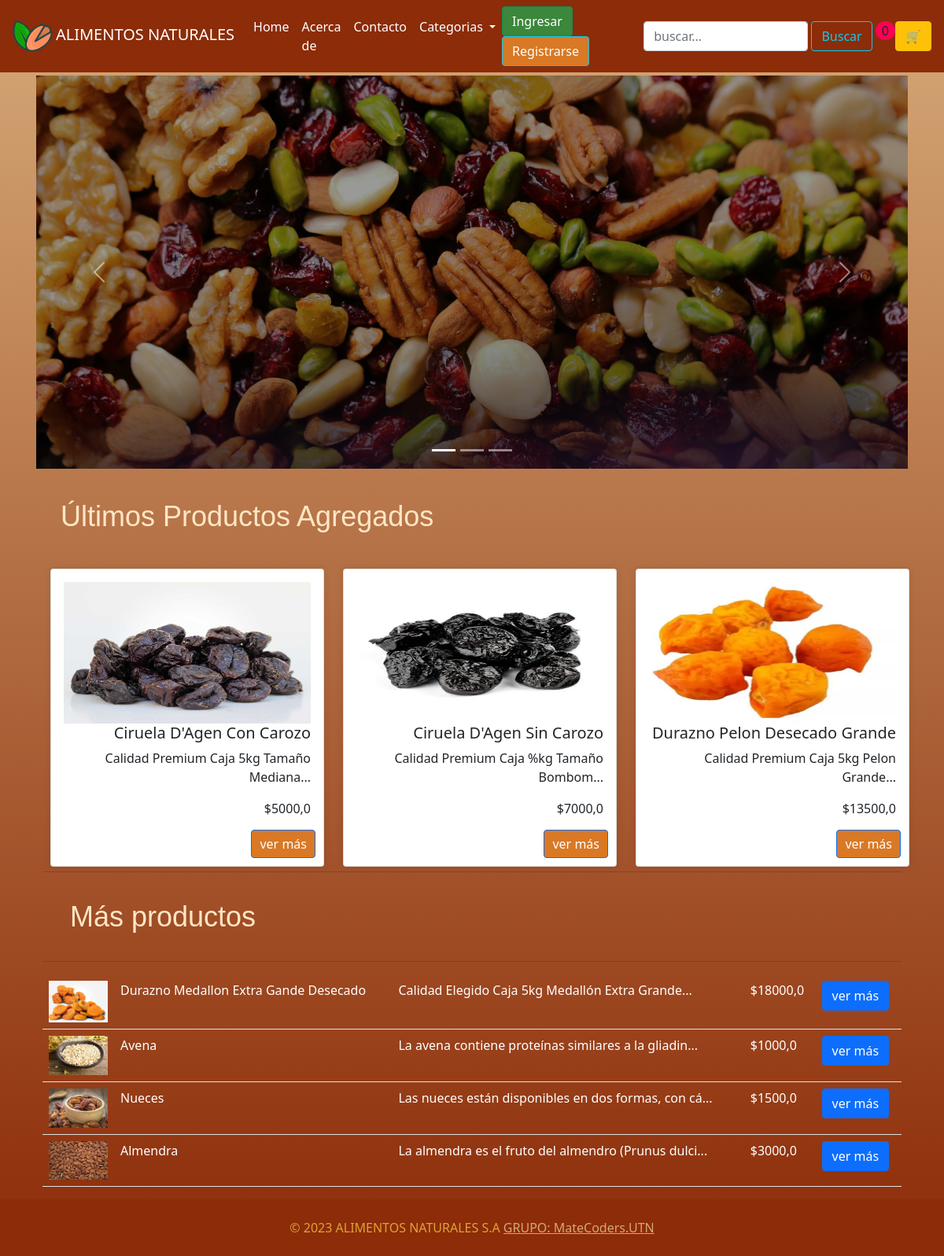
Before: / with the older database file.
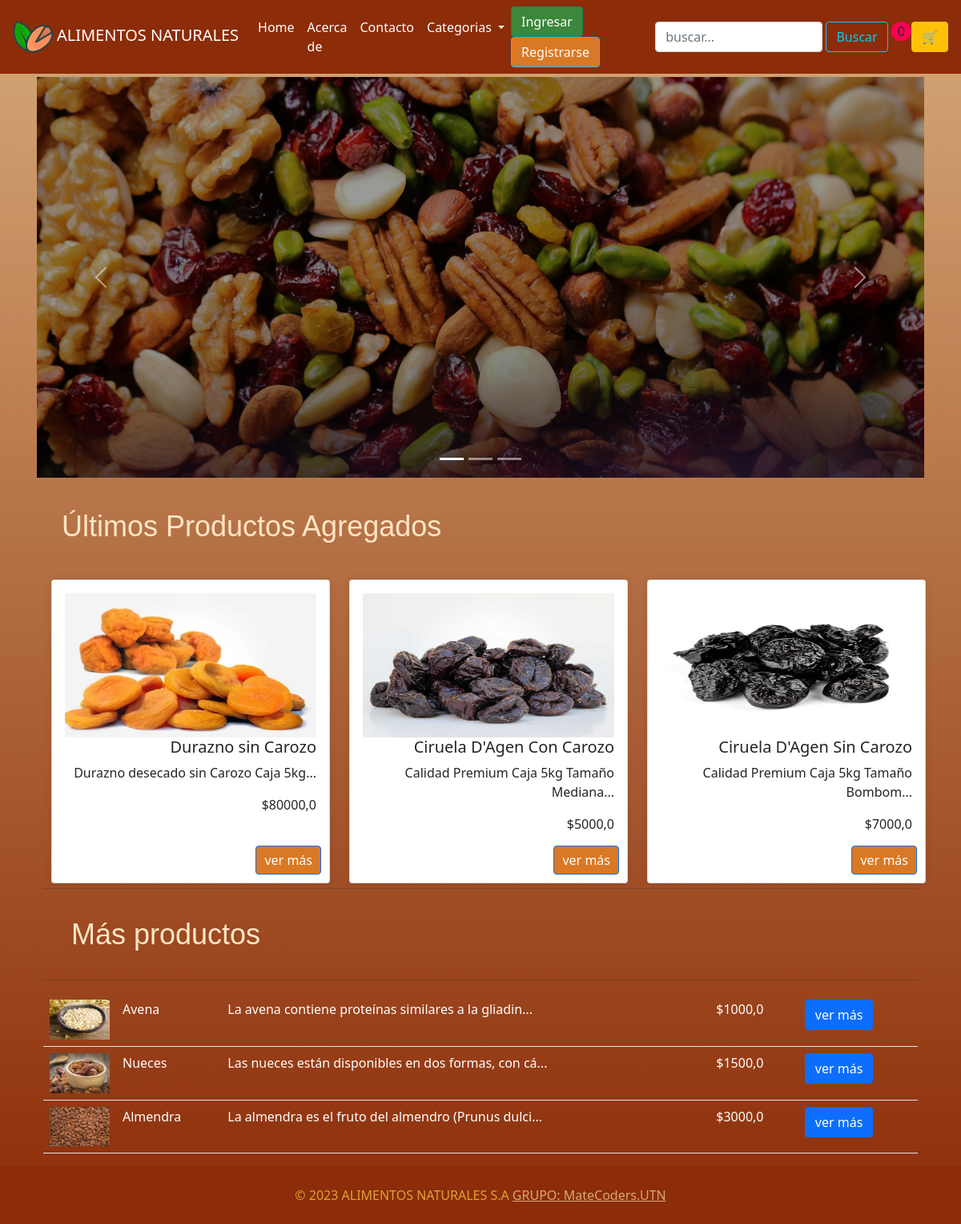
After: the same page with the newer database file.
### TIENDA/models.py (models this page shows, shortened)
class Producto(models.Model):
    titulo = models.CharField(max_length=100)
    imagen = models.FileField(upload_to= "imagenes", null = True )
    descripcion = models.TextField(max_length=1000)
    precio = models.FloatField()
    categoria = models.ForeignKey(Categoria,on_delete=models.CASCADE, related_name='categoria_producto')
    fecha = models.DateTimeField(auto_now_add=True)

### TIENDA/views.py (the view)
# urls.py: path('', views.home, name = 'home'),
def home(request):
    if "carrito" not in request.session:
            request.session["carrito"] = []
    nuevos = Producto.objects.all().order_by('-fecha')[:3]
    productos = Producto.objects.all().order_by('-fecha')[3:10]
    return render(request, 'tienda/index.html', {
        'productos': productos,
        'nuevos': nuevos,
        'carrito': request.session["carrito"]
    })

### TIENDA/context_processor.py (called while the page is built)
def extras(request):
    if "carrito" not in request.session:
        request.session["carrito"] = []
    cantidad_productos = len(request.session['carrito'])
    return({'categoria': Categoria.objects.all(),
            'cantidad_productos': cantidad_productos,
            })

### TIENDA/models.py (called while the page is built)
    def __str__(self) -> str:
        return f'{self.titulo}'

### TIENDA/templates/tienda/index.html (shortened to what this page needs)
{% extends 'tienda/layout.html' %}
{% load static %}
{% block content %}
<div id="carouselExampleIndicators" class="carousel slide p-1" data-bs-ride="carousel">
  <div class="carousel-indicators">
    <button class="active" type="button" data-bs-target="#carouselExampleIndicators" data-bs-slide-to="0" aria-label="Slide 1" aria-current="true"></button>
    <button type="button" data-bs-target="#carouselExampleIndicators" data-bs-slide-to="1" aria-label="Slide 2"></button>
    <button type="button" data-bs-target="#carouselExampleIndicators" data-bs-slide-to="2" aria-label="Slide 3"></button>
  </div>
  <div class="carousel-inner">
    <div class="carousel-item d-item active">
      <img src="{% static 'media/img/fondonueces1.png' %}" class="d-block w-100 d-img" alt="...">
    </div>
  </div>
  <button class="carousel-control-prev" type="button" data-bs-target="#carouselExampleIndicators" data-bs-slide="prev">
    <span class="carousel-control-prev-icon" aria-hidden="true"></span>
  </button>
  <button class="carousel-control-next" type="button" data-bs-target="#carouselExampleIndicators" data-bs-slide="next">
    <span class="carousel-control-next-icon" aria-hidden="true"></span>
  </button>
</div>
<h2 class="ultimos-text">Últimos Productos Agregados</h2>
<div class="container">
        <div class="row justify-content-md-around">
            {% for producto in nuevos  %}
                <div class="col-md-4" >
                    <div class="card text-end carta-producto " >
                        <div class="card-body ">
                            <img src=" {{ media_url  }}{{ producto.imagen.url }}" class="card-img-top" alt="..." style="max-height: 15vw;">
                            <h5 class="card-title">{{producto.titulo}}</h5>
                            <p class="card-text">{{producto.descripcion |  slice:'0:50'}}...</p>
                            <p class="card-text precio"> ${{producto.precio}} </p>
                            <a href="{% url 'tienda:producto' producto.id %}  " class="btn btn-primary btn-ver-mas">ver más</a>
                        </div>
                    </div>
                </div>
            {% endfor %}
        </div>
    <hr>
</div>
<div class="container">
<h2 class="ultimos-text">Más productos</h2>
<hr>
<table class="table table-hover table-responsive-md">
    {% for producto in productos  %}
        <tr>
            <td scope="col " class="col-sm-1"> <img src=" {{ media_url  }}{{ producto.imagen.url }}" class="img-fluid" style="max-height: 20vh;" alt= {{producto.titulo}}>  </td>
            <td scope="col" style="color: #ffffff;"> {{producto.titulo}} </td>
            <td scope="col" style="color: #ffffff;">{{producto.descripcion |slice:"0:50"}}... </td>
            <td scope="col" style="color: #ffffff;">${{producto.precio}} </td>
            <td scope="col"><a href="{% url 'tienda:producto' producto.id %}  " class="btn btn-primary">ver más</a> </td>
        </tr>
      {% endfor %}
</table>
</div>
{% endblock content %}

### TIENDA/templates/tienda/layout.html (shortened to what this page needs)
{% load static %}
<!DOCTYPE html>
<html>
<head>
    <link href="https://cdn.jsdelivr.net/npm/bootstrap@5.0.2/dist/css/bootstrap.min.css" rel="stylesheet">
    <link rel="stylesheet" href="{% static 'css/styles.css' %}">
</head>
<body>
    <nav class="navbar navbar-expand-lg navbar-light sticky-top" style="background-color: #8C2C08;">
        <div class="container-fluid">
            <a class="navbar-brand" href="{% url 'tienda:home' %}" style="color: #ffffff;"><img src="{% static 'media/img/logo.png' %}" alt="Logo de la tienda" height="50">ALIMENTOS NATURALES</a>
            <div class="collapse navbar-collapse" id="navbarSupportedContent">
                <ul class="navbar-nav me-auto mb-2 mb-lg-0">
                    <li class="nav-item">
                        <a class="nav-link active" style="color: #ffffff;" aria-current="page" href="{% url 'tienda:home' %} ">Home</a>
                    </li>
                    <a href="{% url 'tienda:acerca' %} " class="nav-link active" style="color: #ffffff;"> Acerca de</a>
                    <a href="mailto: contacto@ALIMENTOSNATURALES.com" class="nav-link active" style="color: #ffffff;">Contacto</a>
                    <li class="nav-item dropdown">
                        <a class="nav-link dropdown-toggle" href="#" id="navbarDropdown" role="button"
                            data-bs-toggle="dropdown" aria-expanded="false" style="color: #ffffff;">
                            Categorias
                        </a>
                    </li>
                </ul>
                <div class="d-grid gap-2 d-md-block">
                    {% if user.is_authenticated %}
                        <div class="dropdown">
                            <span class="navbar-text" style="color: #ffffff">
                            Bienvenido!
                            </span>
                            <button class="btn btn-warning dropdown-toggle" type="button" id="dropdownMenuButton1"
                                data-bs-toggle="dropdown" aria-expanded="false">
                                {{user.username}}
                            </button>
                            <ul class="dropdown-menu" aria-labelledby="dropdownMenuButton1">
                                <li><a class="dropdown-item" href="{% url 'logout' %}">Salir </a></li>
                            </ul>
                        </div>
                    {% else %}
                    <button class="btn btn-outline-success" type="button" style="background-color: #3B873B; color: white;"><a href="{% url 'login' %}" style="color: inherit; text-decoration: none;">Ingresar</a></button>
                    <button class="btn btn-outline-info" type="button" style="background-color: #D97925; color: white;"><a href="{% url 'USUARIOS:registrarse' %}" style="color: inherit; text-decoration: none;">Registrarse</a></button>
                    {% endif%}
                </div>
                <form class="d-flex" action="{% url 'tienda:buscar' %}" method="get">
                    <input class="form-control me-1" name="buscar" type="text" placeholder="buscar...">
                    <button type="submit" class="btn btn-outline-info">Buscar</button>
                </form>
                {% if not perms.TIENDA.add_producto %}
                    <div class="" style="border-radius: 25%;  max-width: 55px; min-width: 25px ">
                        <p class="font-weight-bold text-center"
                            style="background-color: rgb(253, 0, 84); border-radius:50%; margin-top:2px ">
                            {{cantidad_productos}}
                        </p>
                    </div>
                    <a href=" {% url 'tienda:checkout' %} " class="btn btn-warning">&#x1F6D2; </a>
                {% endif %}
            </div>
        </div>
    </nav>
    <div class="container" style="min-height: 85vh;">
        {% block content %}
        {% endblock content %}
    </div>
    <footer class="footer mt-auto py-3" style="background-color: #8C2C08;">
        <div class="container">
            <div class="footer-copyright text-center py-2 "style="color: #DDA337;">
                © 2023 ALIMENTOS NATURALES S.A
                <a href="mailto: martinalejandrotorres77@gmail.com" style="color: #D5A877;">GRUPO: MateCoders.UTN</a>
            </div>
        </div>
    </footer>
</body>
</html>

### static/css/styles.css (style rules this page uses)
body { background: linear-gradient(to bottom, #D5A877, #8C2C08); background-repeat: no-repeat; background-size: cover; }
.carta-producto { width: 100%; height: 100%; }
.btn-ver-mas { position: absolute; bottom: 10px; right: 10px; background-color: #D97925; color: #FFFFFF; padding: 5px 10px; }
.precio { margin-bottom: 25px; }
.carta-producto, .carta-categoria { width: 100%; height: 100%; margin: 10px; box-shadow: 0 0 10px rgba(0, 0, 0, 0.1); }
.d-item { height: 500px; }
.d-img { height: 100%; object-fit: cover; filter: brightness(0.6); }
h2 { font-family: Arial, sans-serif; font-size: 25px; color: #FFE6C5; }
.ultimos-text { font-size: 36px; color: #FFE6C5; font-family: Arial, sans-serif; margin: 35px; }

Changed rows visible on the page:
removed Producto: imagen (picture), titulo "Durazno Pelon Desecado Grande", descripcion "Calidad Premium Caja 5kg Pelon Grande", precio "13500,0", shown under "Últimos Productos Agregados"
removed Producto: imagen (picture), titulo "Durazno Medallon Extra Gande Desecado", descripcion "Calidad Elegido Caja 5kg Medallón Extra Grande", precio "18000,0", shown under "Más productos"
added Producto: imagen (picture), titulo "Durazno sin Carozo", descripcion "Durazno desecado sin Carozo Caja 5kg", precio "80000,0", shown under "Últimos Productos Agregados"
changed Producto "Ciruela D'Agen Sin Carozo": descripcion "Calidad Premium Caja %kg Tamaño Bombom" → "Calidad Premium Caja 5kg Tamaño Bombom"
